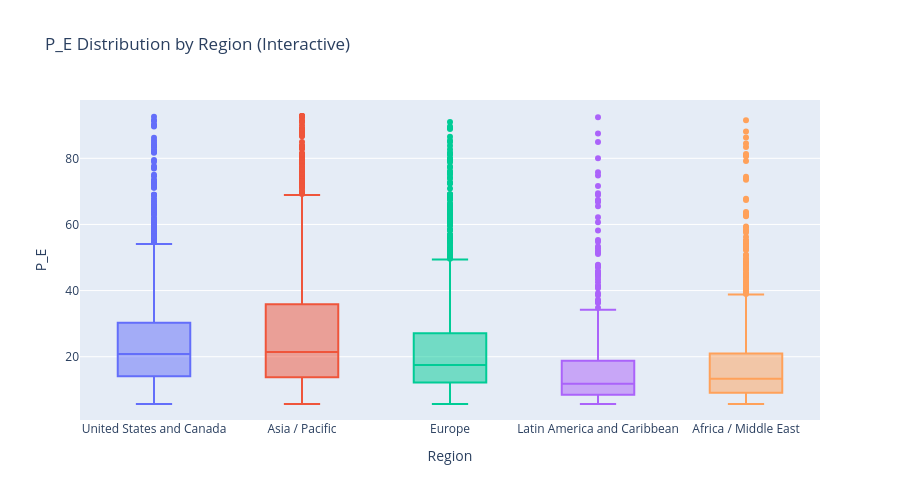

Notebook code for this chart:
### Code cell
# Interactive box plot: Valuation metrics by region
if HAVE_PLOTLY and 'region' in all_stocks.columns:
    box_metric = 'p_e' if 'p_e' in all_stocks.columns else 'last_price'
    box_data = all_stocks[[box_metric, 'region']].dropna()

    # Filter outliers
    box_data = box_data[box_data[box_metric].between(
            box_data[box_metric].quantile(0.05),
            box_data[box_metric].quantile(0.95)
            )]

    if len(box_data) > 0:
        fig = px.box(
                box_data,
                x='region',
                y=box_metric,
                color='region',
                title=f'{box_metric.upper()} Distribution by Region (Interactive)',
                labels={box_metric: box_metric.upper(), 'region': 'Region'},
                height=500
                )
        fig.update_layout(showlegend=False)
        fig.show()

### Figure 1 — Plotly figure (JSON) as saved in the notebook; plotly's stock layout.template omitted (floating-point values rounded to 4 significant figures; data arrays with more than 128 entries replaced by an {"elided": "..."} marker saying what was removed)
{"data": [{"alignmentgroup": "True", "hovertemplate": "Region=%{x}<br>P_E=%{y}<extra></extra>", "legendgroup": "United States and Canada", "marker": {"color": "#636efa"}, "name": "United States and Canada", "notched": false, "offsetgroup": "United States and Canada", "orientation": "v", "showlegend": true, "x": {"elided": "1310 str values"}, "x0": " ", "xaxis": "x", "y": {"elided": "1310 float values"}, "y0": " ", "yaxis": "y", "type": "box"}, {"alignmentgroup": "True", "hovertemplate": "Region=%{x}<br>P_E=%{y}<extra></extra>", "legendgroup": "Asia / Pacific", "marker": {"color": "#EF553B"}, "name": "Asia / Pacific", "notched": false, "offsetgroup": "Asia / Pacific", "orientation": "v", "showlegend": true, "x": {"elided": "1674 str values"}, "x0": " ", "xaxis": "x", "y": {"elided": "1674 float values"}, "y0": " ", "yaxis": "y", "type": "box"}, {"alignmentgroup": "True", "hovertemplate": "Region=%{x}<br>P_E=%{y}<extra></extra>", "legendgroup": "Europe", "marker": {"color": "#00cc96"}, "name": "Europe", "notched": false, "offsetgroup": "Europe", "orientation": "v", "showlegend": true, "x": {"elided": "1581 str values"}, "x0": " ", "xaxis": "x", "y": {"elided": "1581 float values"}, "y0": " ", "yaxis": "y", "type": "box"}, {"alignmentgroup": "True", "hovertemplate": "Region=%{x}<br>P_E=%{y}<extra></extra>", "legendgroup": "Latin America and Caribbean", "marker": {"color": "#ab63fa"}, "name": "Latin America and Caribbean", "notched": false, "offsetgroup": "Latin America and Caribbean", "orientation": "v", "showlegend": true, "x": {"elided": "488 str values"}, "x0": " ", "xaxis": "x", "y": {"elided": "488 float values"}, "y0": " ", "yaxis": "y", "type": "box"}, {"alignmentgroup": "True", "hovertemplate": "Region=%{x}<br>P_E=%{y}<extra></extra>", "legendgroup": "Africa / Middle East", "marker": {"color": "#FFA15A"}, "name": "Africa / Middle East", "notched": false, "offsetgroup": "Africa / Middle East", "orientation": "v", "showlegend": true, "x": {"elided": "811 str values"}, "x0": " ", "xaxis": "x", "y": {"elided": "811 float values"}, "y0": " ", "yaxis": "y", "type": "box"}], "layout": {"xaxis": {"anchor": "y", "domain": [0.0, 1.0], "title": {"text": "Region"}, "categoryorder": "array", "categoryarray": ["United States and Canada", "Asia / Pacific", "Europe", "Latin America and Caribbean", "Africa / Middle East"]}, "yaxis": {"anchor": "x", "domain": [0.0, 1.0], "title": {"text": "P_E"}}, "legend": {"title": {"text": "Region"}, "tracegroupgap": 0}, "title": {"text": "P_E Distribution by Region (Interactive)"}, "boxmode": "overlay", "height": 500, "showlegend": false}}
